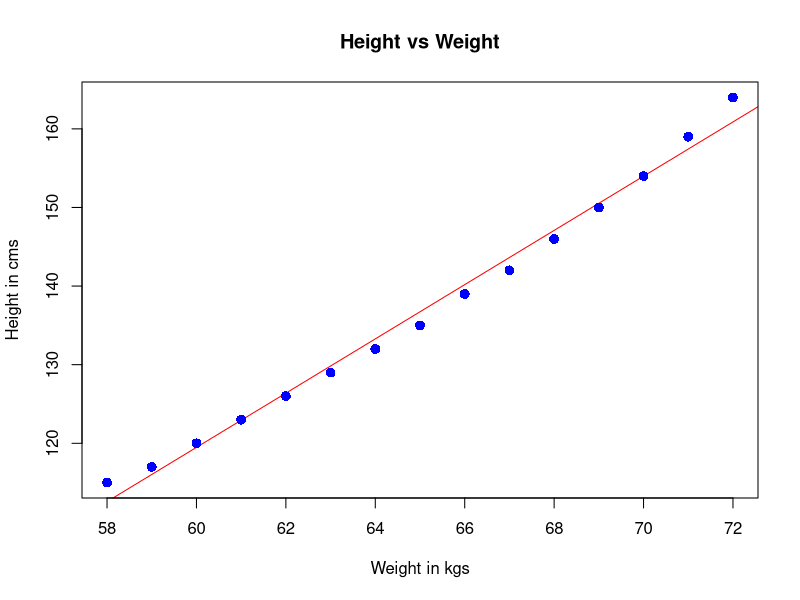
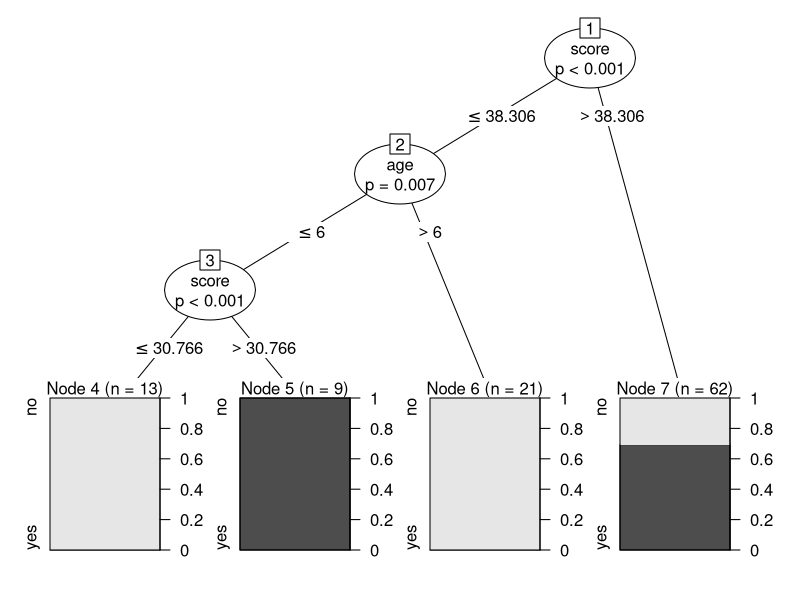
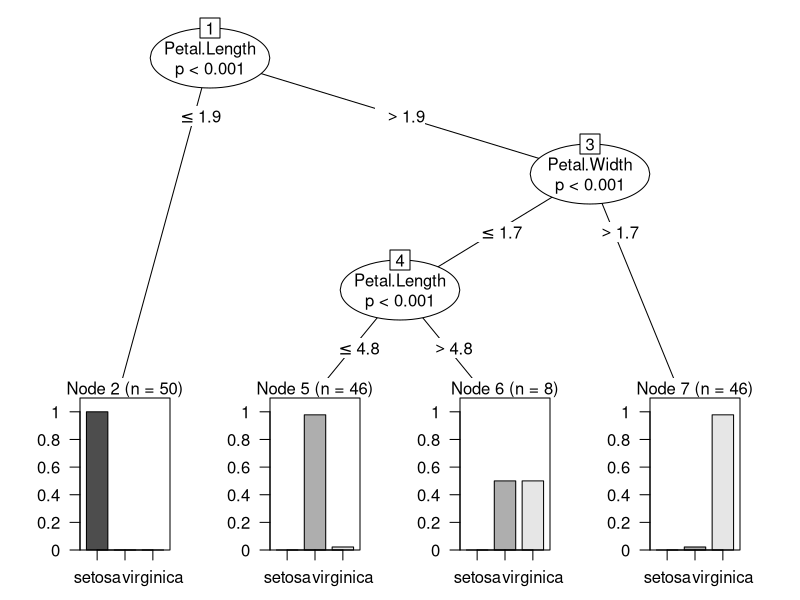
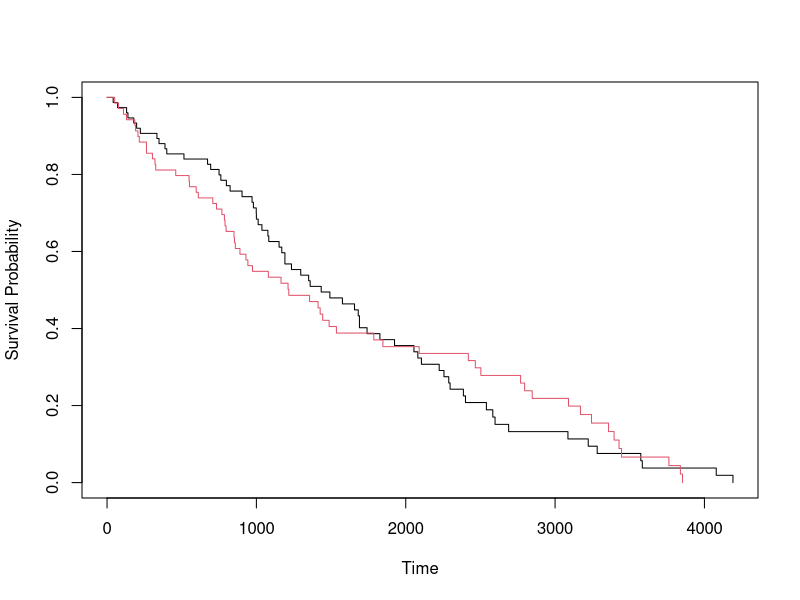

Generate these figures, in order, with R: (Note: this script raises an error after producing the figures.)
# LINEAR REGRESSION
  # Using "women" dataset

# Building model to predict weight with respect to height of women
LR_relation = lm(women$weight~women$height)
# Summary -> gives basic details about the model built
summary(LR_relation)

# abline -> plots line based on data
# cex - scale of plot
# pch - type of points
plot(women$height, women$weight, col = "blue", abline(LR_relation, col = "red"), 
     ylab = "Height in cms", xlab = "Weight in kgs", main = "Height vs Weight",
     cex = 1.3, pch = 16)

##############################################################################################

# MULTIPLE LINEAR REGRESION
  # Using subset of "mtcars" dataset

# Building model to predict "mpg" given "disp", "hp", "wt"
features = mtcars[, c("mpg", "disp", "hp", "wt")]
head(features)
mpg_relation = lm(mpg~disp+hp+wt, data = features)
mpg_relation

#Getting Intercept and coeffcients of each independent feature from the model
Intercept = coef(mpg_relation)[1]
Intercept
dispcoeff = coef(mpg_relation)[2]
dispcoeff
hpcoeff   = coef(mpg_relation)[3]
hpcoeff
wtcoeff   = coef(mpg_relation)[4]
wtcoeff

# Predicting "mpg" for given sample values
  # FORMULA -> mpg = Intercept + dispcoeff*x1 + hpcoeff*x2 + wtcoeff*x3
mpgoutput = Intercept + dispcoeff*221 + hpcoeff*102 + wtcoeff*2.91 
mpgoutput

##############################################################################################

#Logistic Regression
  # Using subset of "mtcars" dataset

# Building model to predict "am -> 0/1" given "cyl", "hp", "wt"
features = mtcars[, c("am", "cyl", "hp", "wt")]
head(features)

# glm -> Genralized lilnear models
Logistic_relation = glm(formula = am~cyl+hp+wt, data = features, family = binomial)
summary(Logistic_relation)

##############################################################################################

# DECISION TREES

# "party" package
# If using for first time, uncomment this line to install "party" package
# install.packages("party")
library(party)

#ctree - To plot decision tree that classifies records based on threshold values for each feature

#Decision tree for "readingSkills" dataset to classify native speakers
ctree_sample_data = readingSkills[c(1:105), ]
print(ctree_sample_data)

ctree_sample_output = ctree(formula = nativeSpeaker~age+shoeSize+score, data = ctree_sample_data)
plot(ctree_sample_output)

# Decision tree for "IRIS" dataset to classify species
ctree_iris = ctree(formula = Species ~ Petal.Length + Petal.Width + Sepal.Width + Sepal.Length,
                   data = iris)
plot(ctree_iris)

##############################################################################################

# RANDOM FOREST
  # Uses combination of decision trees and gives out confusion matrix of predictions with error rate

# "randomForest" package
# If using for first time, uncomment this line to install "randomForest" package
# install.packages("randomForest")
library(randomForest)

RF_sample_data = readingSkills[c(1:105), ]
print(RF_sample_data)

RF_sample_output = randomForest(formula = nativeSpeaker~age+shoeSize+score, data = RF_sample_data)
print(RF_sample_output)

##############################################################################################

# SURVIVAL ANALYSIS

# "survival" package
# If using for first time, uncomment this line to install "survival" package
# install.packages("survival")
library(survival)

# using "pbc" dataset to detect survival rate of patient based on treatment
pbc_survival_fit = survfit(formula = Surv(pbc$time, pbc$status)~pbc$trt)
plot(pbc_survival_fit, xlab="Time",ylab="Survival Probability", col=unique(pbc$trt))

##############################################################################################

# HIERARCHIAL CLUSTERING
  # Taking 50 sample indices from indices 1 to 150(number of records in iris)
indices = sample(1:dim(iris)[1], 30)
print(indices)
  # Creating subset of iris dataset
iris_sample = iris[indices, ]
print(iris_sample)

# Creating Hierarchial clustering(AVERAGE method) of iris_sample
hc_sample = hclust(dis(iris_sample), method = "ave")
plot(hc_sample, hang = -2, labels = iris_sample$Species)

##############################################################################################

# K-MEANS CLUSTERING

# Removing Species label from the iris dataset
unlabelled_iris = iris
unlabelled_iris$Species = NULL 
print(unlabelled_iris)

# Performing kmeans clustering with 3 centers (as we have 3 classes)
iris_kc = kmeans(unlabelled_iris, centers = 3)
print(iris_kc)

# Distribution of items across clusters
print(table(iris$Species, iris_kc$cluster))

# Visualize the cluster points and centers of each cluster/class
plot(x = iris$Sepal.Length, y = iris$Sepal.Width, col = iris_kc$cluster, cex = 0.7,
     xlab = "Sepal Length", ylab = "Sepal Width")
points(iris_kc$centers[, c("Sepal.Length", "Sepal.Width")], col = 1:3, pch = 8, cex = 2)

##############################################################################################
